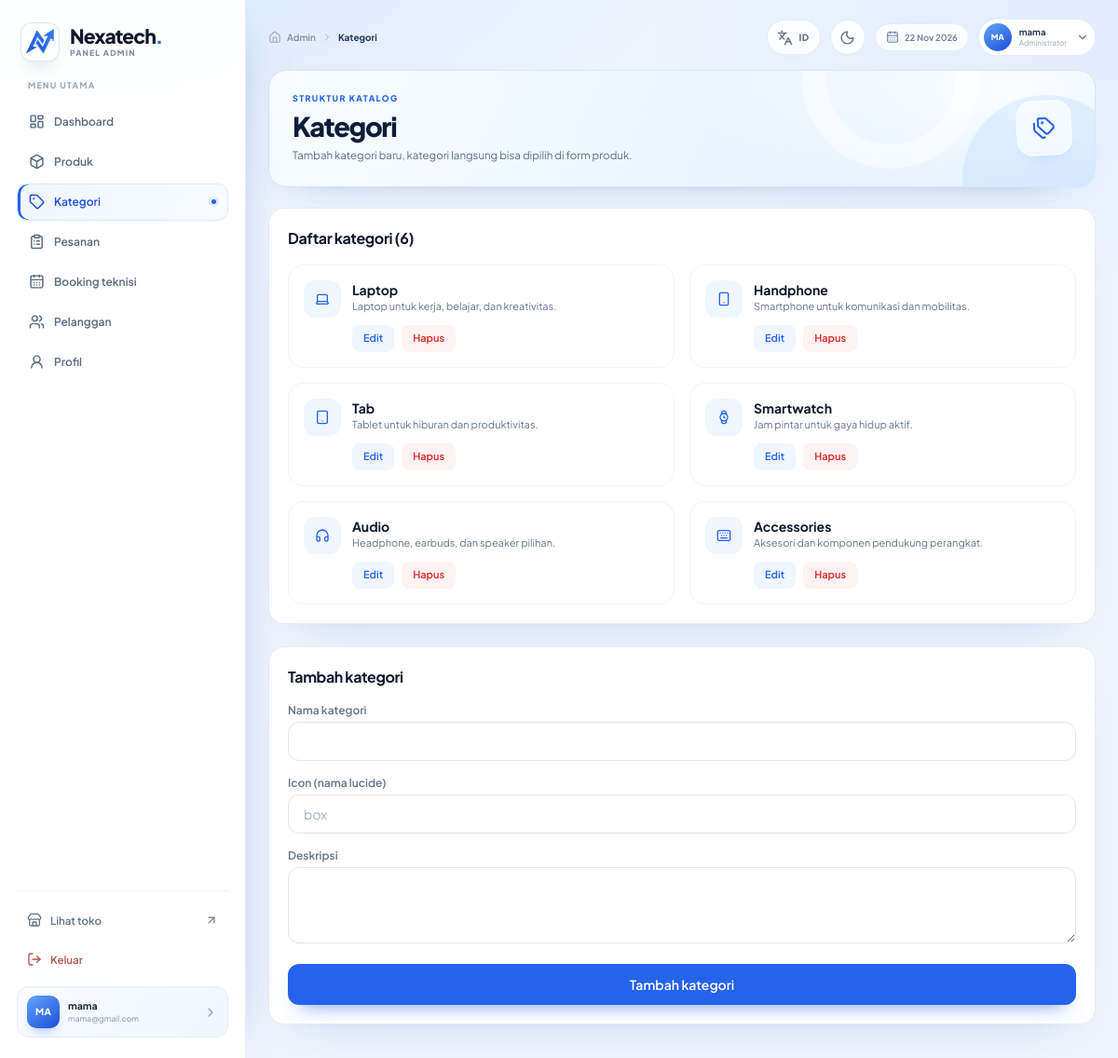
/views/admin/categories.php (signed in), run on the app's committed database.
### tables this page shows
CREATE TABLE `categories` (
  `category_id` int NOT NULL AUTO_INCREMENT,
  `category_name` varchar(100) NOT NULL,
  `cat_description` text,
  `image` text,
  PRIMARY KEY (`category_id`) USING BTREE
);

### repositories/categories.php (called while the page is built, shortened)
<?php
function get_categories($conn) {
    $query = mysqli_query($conn, "SELECT * FROM categories ORDER BY category_id ASC");
    $data = [];
    while ($row = mysqli_fetch_assoc($query)) {
        $data[] = $row;
    }
    return $data;
}

### views/admin/categories.php (the view, shortened to what this page needs)
<?php
require_once __DIR__ . "/../../config/database.php";
require_once __DIR__ . "/../../repositories/categories.php";
require_once __DIR__ . "/../../components/admin/layout_admin.php";
$categories = get_categories($conn);
$edit = null;
?>
<div class="grid grid-cols-1 xl:grid-cols-12 gap-6 items-start">
    <div class="xl:col-span-8 bg-white rounded-2xl border border-slate-100 p-5">
        <h2 class="font-bold text-slate-900 mb-4">Daftar kategori (<?php echo count($categories); ?>)</h2>
        <div class="grid grid-cols-1 md:grid-cols-2 gap-4">
            <?php foreach ($categories as $c) { ?>
                <div class="border border-slate-100 rounded-2xl p-4 flex gap-3 items-start">
                    <div class="w-10 h-10 bg-brand-50 text-brand-600 rounded-xl flex items-center justify-center shrink-0">
                        <i data-lucide="<?php echo htmlspecialchars($c["image"] ?: "tag"); ?>" class="w-4 h-4"></i>
                    </div>
                    <div class="flex-1 min-w-0">
                        <p class="font-bold text-sm text-slate-900"><?php echo htmlspecialchars($c["category_name"]); ?></p>
                        <p class="text-[11px] text-slate-500 line-clamp-2"><?php echo htmlspecialchars($c["cat_description"] ?? "-"); ?></p>
                        <div class="flex gap-2 mt-3">
                            <a href="categories.php?edit=<?php echo $c["category_id"]; ?>" class="bg-brand-50 text-brand-600 text-[11px] font-semibold px-3 py-1.5 rounded-lg">Edit</a>
                            <a href="/PWL-SAS/actions/delete_category.php?id=<?php echo $c["category_id"]; ?>" onclick="return confirm('Hapus kategori ini?')" class="bg-red-50 text-red-600 text-[11px] font-semibold px-3 py-1.5 rounded-lg">Hapus</a>
                        </div>
                    </div>
                </div>
            <?php } ?>
        </div>
    </div>
    <form action="/PWL-SAS/actions/save_category.php" method="POST" class="xl:col-span-4 bg-white rounded-2xl border border-slate-100 p-5 space-y-4">
        <h2 class="font-bold text-slate-900"><?php echo $edit ? "Edit kategori" : "Tambah kategori"; ?></h2>
        <div>
            <label class="block text-xs text-slate-500 mb-1">Nama kategori</label>
            <input type="text" name="category_name" required value="<?php echo htmlspecialchars($edit["category_name"] ?? ""); ?>"
                   class="w-full border border-slate-200 rounded-xl px-4 py-2.5 text-sm focus:outline-none focus:border-brand-500">
        </div>
        <div>
            <label class="block text-xs text-slate-500 mb-1">Icon (nama lucide)</label>
            <input type="text" name="image" placeholder="box" value="<?php echo htmlspecialchars($edit["image"] ?? ""); ?>"
                   class="w-full border border-slate-200 rounded-xl px-4 py-2.5 text-sm focus:outline-none focus:border-brand-500">
        </div>
        <div>
            <label class="block text-xs text-slate-500 mb-1">Deskripsi</label>
            <textarea name="cat_description" rows="3" class="w-full border border-slate-200 rounded-xl px-4 py-2.5 text-sm focus:outline-none focus:border-brand-500"><?php echo htmlspecialchars($edit["cat_description"] ?? ""); ?></textarea>
        </div>
        <button class="w-full bg-brand-600 hover:bg-brand-700 text-white text-sm font-semibold py-3 rounded-xl">
            <?php echo $edit ? "Simpan perubahan" : "Tambah kategori"; ?>
        </button>
    </form>
</div>

### assets/css/admin.css (style rules this page uses)
:root { --brand-50: #eff6ff; --brand-100: #dbeafe; --brand-200: #bfdbfe; --brand-500: #3b82f6; --brand-600: #2563eb; --brand-700: #1d4ed8; --brand-800: #1e40af; --brand-900: #1e3a8a; --navy: #0f1f3d; --muted: #64748b; --line: #e5edf7; --surface: #ffffff; --page-bg: #eef4fc; }
* { box-sizing: border-box; }
html { scroll-behavior: smooth; }
body.admin-shell { margin: 0; min-height: 100vh; color: var(--navy); background: radial-gradient(1100px 600px at 8% -10%, rgba(191, 219, 254, 0.55), transparent 60%), radial-gradient(900px 500px at 100% 2%, rgba(219, 234, 254, 0.7), transparent 56%), var(--page-bg); font-family: "Plus Jakarta Sans", ui-sans-serif, system-ui, -apple-system, sans-serif; -webkit-font-smoothing: antialiased; }
button, input, select, textarea { font: inherit; }
button, a { -webkit-tap-highlight-color: transparent; }
button { cursor: pointer; }
.admin-main .bg-white { border-color: #e4edf8 !important; box-shadow: 0 20px 46px -40px rgba(30, 64, 175, 0.48); }
.admin-main .rounded-2xl { border-radius: 17px; }
.admin-main h2.font-bold { letter-spacing: -0.025em; }
.admin-main input, .admin-main select, .admin-main textarea { color: #1e293b; background-color: #fff; transition: border-color 0.18s ease, box-shadow 0.18s ease, background 0.18s ease; }
.admin-main input::placeholder, .admin-main textarea::placeholder { color: #a4b2c3; }
.admin-main label { font-weight: 600; }
.admin-main button, .admin-main a { transition: background 0.18s ease, border-color 0.18s ease, color 0.18s ease, box-shadow 0.18s ease, transform 0.18s ease; }
.admin-main .bg-brand-600, .admin-main .bg-brand-700 { color: #fff !important; box-shadow: 0 12px 22px -14px rgba(37, 99, 235, 0.85); }
.admin-main .bg-brand-50 { background-color: #eff6ff; }
.admin-main .text-brand-600 { color: var(--brand-600); }

### data on the page
categories: category_name "Laptop", cat_description "Laptop untuk kerja, belajar, dan kreativitas."
categories: category_name "Handphone", cat_description "Smartphone untuk komunikasi dan mobilitas."
categories: category_name "Tab", cat_description "Tablet untuk hiburan dan produktivitas."
categories: category_name "Smartwatch", cat_description "Jam pintar untuk gaya hidup aktif."
categories: category_name "Audio", cat_description "Headphone, earbuds, dan speaker pilihan."
categories: category_name "Accessories", cat_description "Aksesori dan komponen pendukung perangkat."

### other printed values
$m[0] "Dashboard"
$m[0] "Produk"
$m[0] "Kategori"
$m[0] "Pesanan"
$m[0] "Booking teknisi"
$m[0] "Pelanggan"
$m[0] "Profil"
$inisial "MA"
$nama "mama"
$email "mama@gmail.com"
$judul "Kategori"
$pageEyebrow "STRUKTUR KATALOG"
$desc "Tambah kategori baru, kategori langsung bisa dipilih di form produk."
count($categories) "6"
